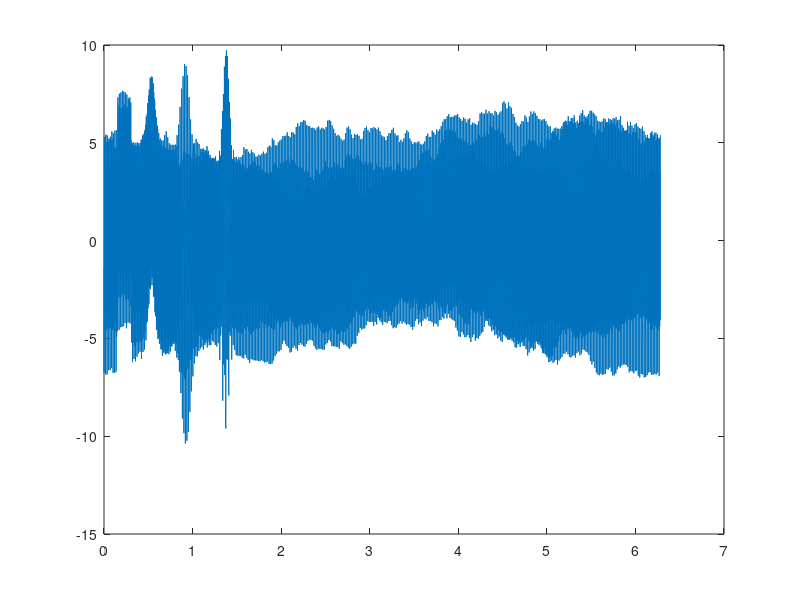
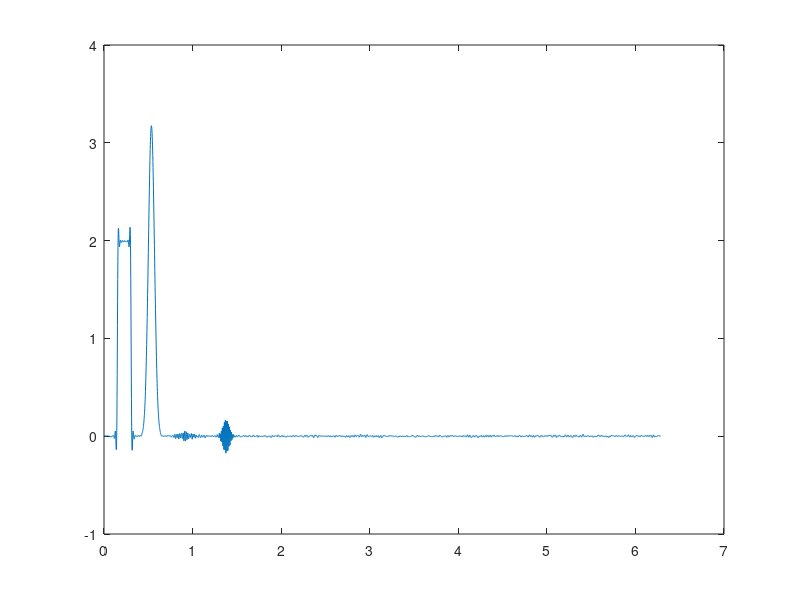
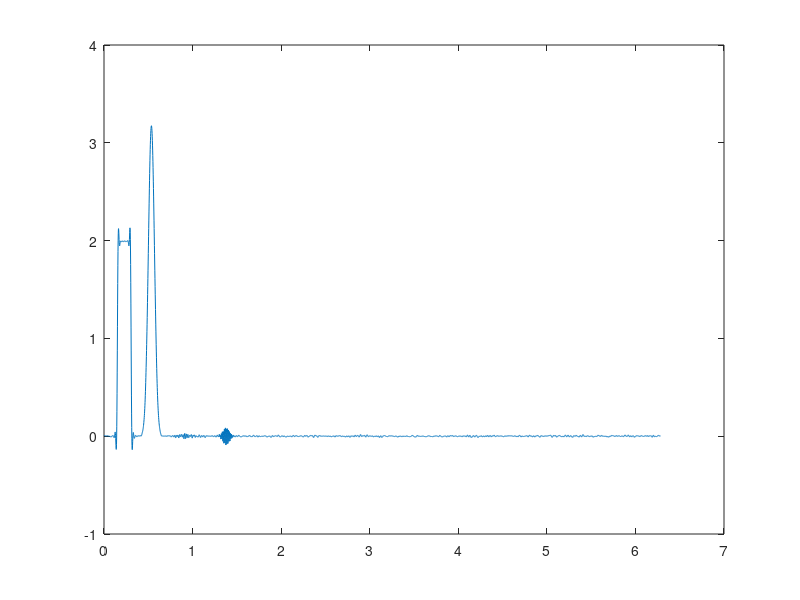
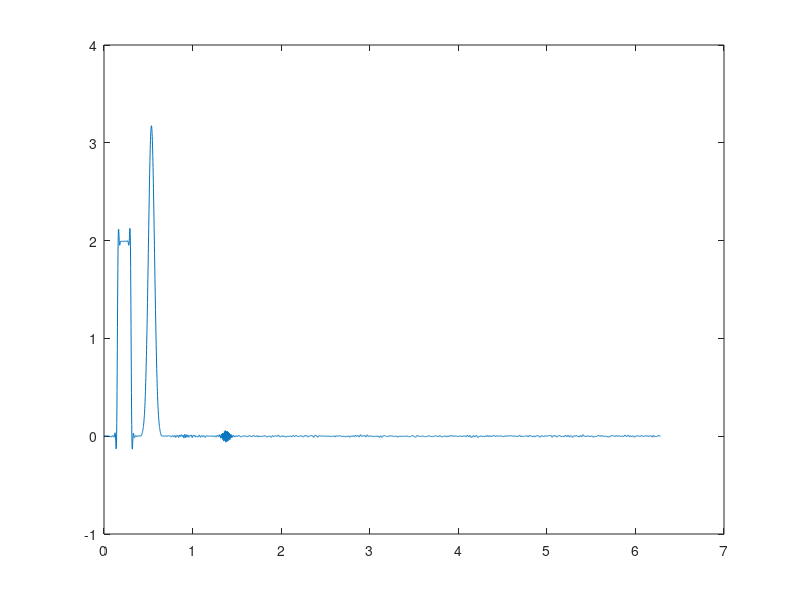

The MATLAB script that drew these images, in order:
clear all;
close all;
clc

%Before running code! Plase, dowload the x4fun.mat in our github. If you
%cant find it, then go to Canvas under the projecy folder in EE23

%Conclusion: Incrementing the eigen value, reduces the noise. However, the
%bigger the eigen value, the lower the Amplitude of the signal.

load('x4fun.mat')

N_SAMP = 4096;
N = 11;

w = linspace(0, 2 * pi * (1 - 1 / N_SAMP), N_SAMP);
w = transpose(w);

h_n = zeros(N_SAMP, 1);
h_n(1 : 11) = 1/N;

%PArt1, a)
y_n = conv(x, h_n);

Y_jw = fft(y_n, N_SAMP);

H_jw = fft(h_n, N_SAMP);

% Replace H_jw_inv with Wiener filter!
eigen = linspace(0, 20, 6); 
noise_n = 0.01 * randn(N_SAMP, 1);
noise_jw = fft(noise_n);
Y_jw_noise = Y_jw + noise_jw;

% Try multiple values of eigen
for j = 1 : length(eigen)
    G_w_jw = abs((1-exp(1i.*w)).^2).^2;
    
    H_w_jw = conj(H_jw) ./ ((abs(H_jw).^ 2) + (eigen(j)*G_w_jw));
    X_jw = Y_jw_noise .* H_w_jw;
    x_d2 = ifft(X_jw,N_SAMP);
    figure(j)
    plot(w,x_d2);
    display(eigen(j)); 
end
